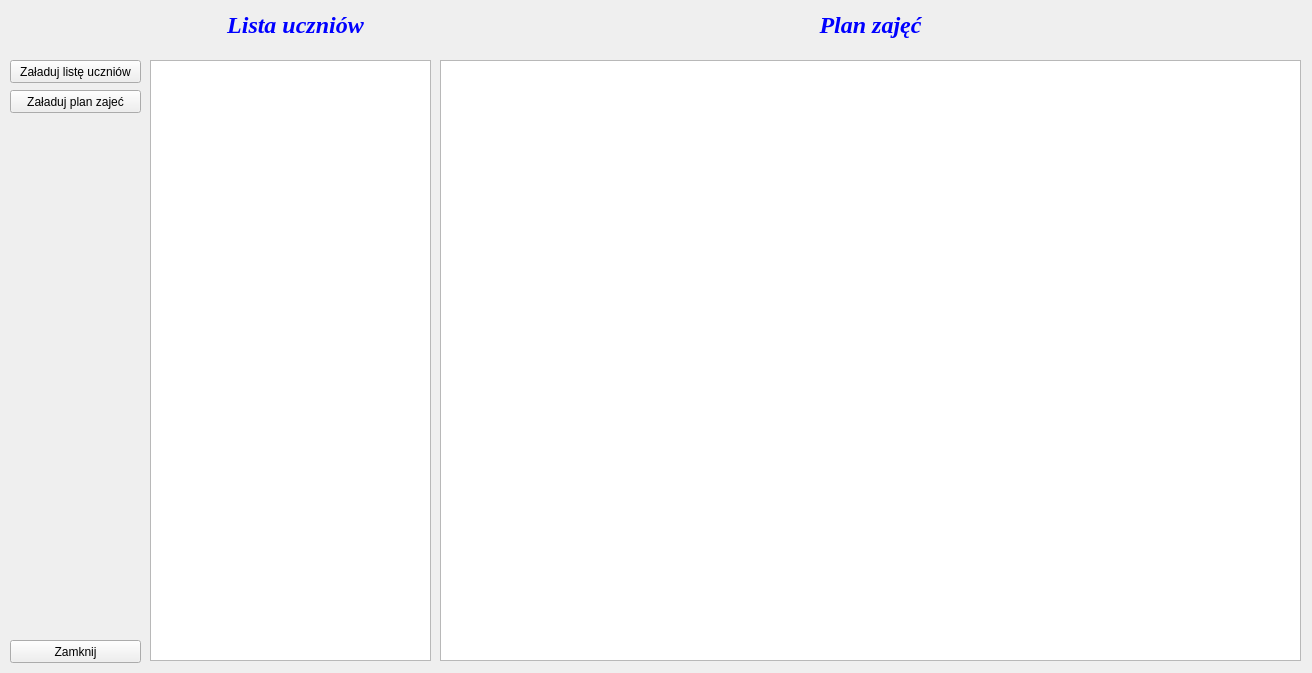
<?xml version="1.0" encoding="UTF-8"?>
<ui version="4.0">
 <class>Lista_uczniow</class>
 <widget class="QWidget" name="Lista_uczniow">
  <property name="geometry">
   <rect>
    <x>0</x>
    <y>0</y>
    <width>1312</width>
    <height>673</height>
   </rect>
  </property>
  <property name="windowTitle">
   <string>Form</string>
  </property>
  <widget class="QLabel" name="label">
   <property name="geometry">
    <rect>
     <x>0</x>
     <y>10</y>
     <width>591</width>
     <height>31</height>
    </rect>
   </property>
   <property name="font">
    <font>
     <family>Times New Roman</family>
     <pointsize>36</pointsize>
     <weight>75</weight>
     <italic>true</italic>
     <bold>true</bold>
    </font>
   </property>
   <property name="text">
    <string>&lt;html&gt;&lt;head/&gt;&lt;body&gt;&lt;p align=&quot;center&quot;&gt;&lt;span style=&quot; font-size:18pt; font-weight:600; font-style:italic; color:#0000ff;&quot;&gt;Lista uczniów&lt;/span&gt;&lt;/p&gt;&lt;/body&gt;&lt;/html&gt;</string>
   </property>
  </widget>
  <widget class="QTableView" name="tableView">
   <property name="geometry">
    <rect>
     <x>150</x>
     <y>60</y>
     <width>281</width>
     <height>601</height>
    </rect>
   </property>
  </widget>
  <widget class="QPushButton" name="pushButton">
   <property name="geometry">
    <rect>
     <x>10</x>
     <y>640</y>
     <width>131</width>
     <height>23</height>
    </rect>
   </property>
   <property name="text">
    <string>Zamknij</string>
   </property>
  </widget>
  <widget class="QPushButton" name="pushButton_2">
   <property name="geometry">
    <rect>
     <x>10</x>
     <y>60</y>
     <width>131</width>
     <height>23</height>
    </rect>
   </property>
   <property name="text">
    <string>Załaduj listę uczniów</string>
   </property>
  </widget>
  <widget class="QTableView" name="tableView_2">
   <property name="geometry">
    <rect>
     <x>440</x>
     <y>60</y>
     <width>861</width>
     <height>601</height>
    </rect>
   </property>
  </widget>
  <widget class="QLabel" name="label_2">
   <property name="geometry">
    <rect>
     <x>440</x>
     <y>10</y>
     <width>861</width>
     <height>31</height>
    </rect>
   </property>
   <property name="font">
    <font>
     <family>Times New Roman</family>
     <pointsize>36</pointsize>
     <weight>75</weight>
     <italic>true</italic>
     <bold>true</bold>
    </font>
   </property>
   <property name="text">
    <string>&lt;html&gt;&lt;head/&gt;&lt;body&gt;&lt;p align=&quot;center&quot;&gt;&lt;span style=&quot; font-size:18pt; color:#0000ff;&quot;&gt;Plan zajęć&lt;/span&gt;&lt;/p&gt;&lt;/body&gt;&lt;/html&gt;</string>
   </property>
  </widget>
  <widget class="QPushButton" name="pushButton_3">
   <property name="geometry">
    <rect>
     <x>10</x>
     <y>90</y>
     <width>131</width>
     <height>23</height>
    </rect>
   </property>
   <property name="text">
    <string>Załaduj plan zajeć</string>
   </property>
  </widget>
 </widget>
 <resources/>
 <connections/>
</ui>
